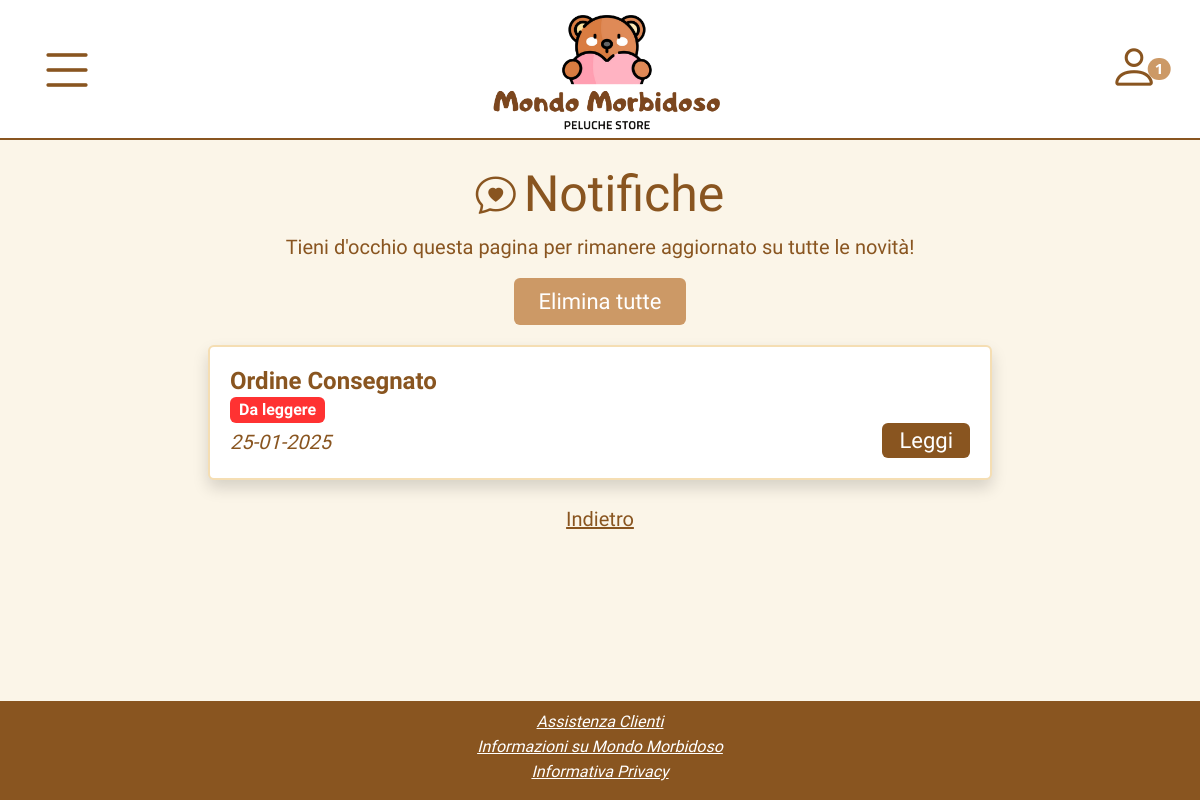
Before: /php/notifiche.php (signed in) with the older database file.
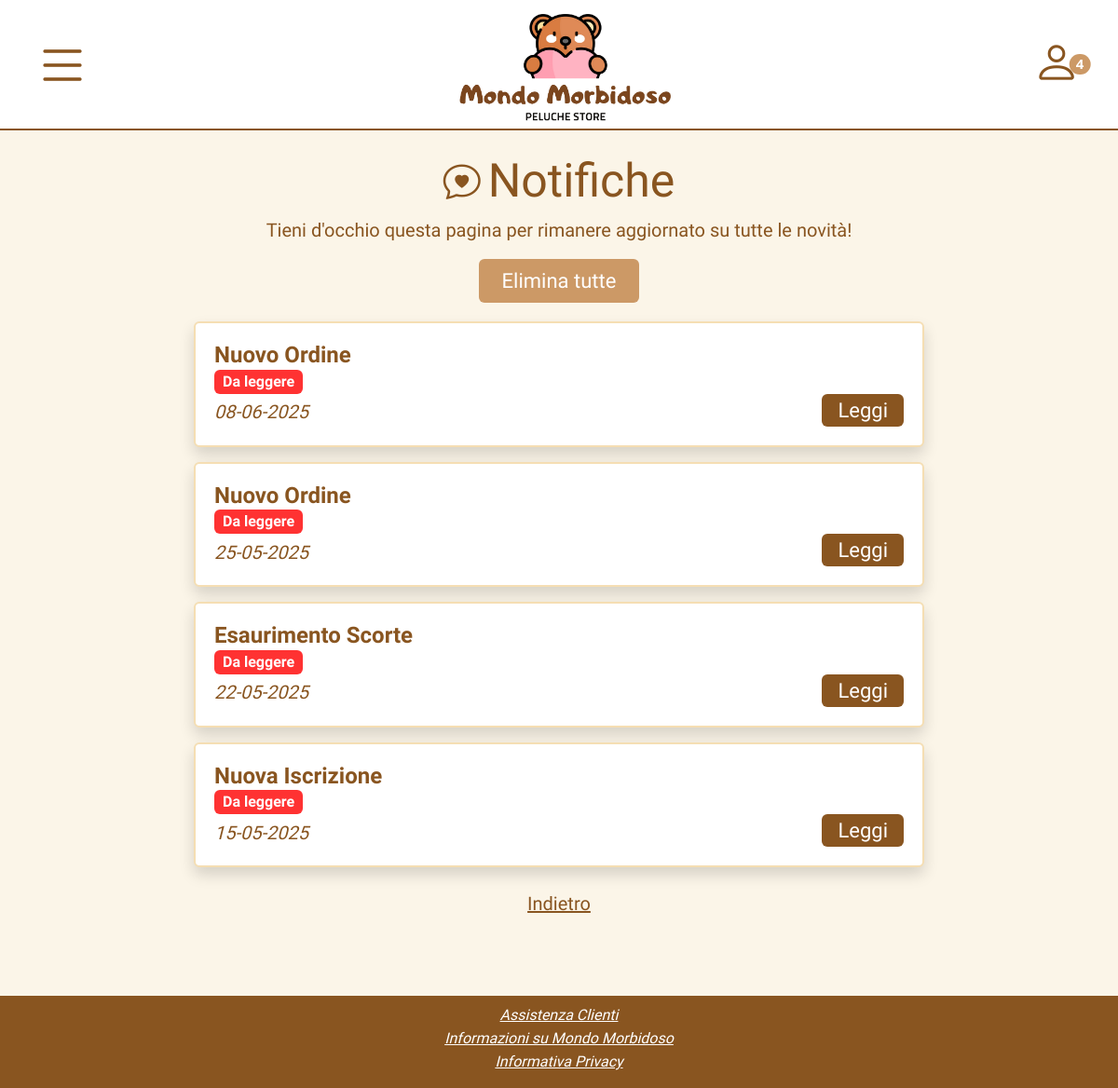
After: the same page with the newer database file.
### tables this page shows
create table NOTIFICA (
     Id_notifica INT not null auto_increment,
     Tipo_notifica VARCHAR(50) not null,
     Testo TEXT not null,
     Stato BOOLEAN not null default 0,
     Giorno DATE not null,
     E_mail VARCHAR(100) not null,
     primary key (Id_notifica),
     foreign key (E_mail) references UTENTE(E_mail) ON UPDATE CASCADE ON DELETE CASCADE);

### php/notifiche.php (called while the page is built, shortened)
<?php
require_once 'bootstrap.php';
if(isAdminLoggedIn()) {
    $nuovenotificheadmin = $dbhost->getUserNewMessages($_SESSION['utente']);
}
$templateParams["categorie"] = $dbhost->getCategories();
$templateParams["titolo"] = "Mondo Morbidoso - Notifiche";
$templateParams["nome"] = "notificheC.php";
$templateParams["carrello"] = $dbhost->getCartProducts($_SESSION["utente"]);
$templateParams["notifiche"] = $dbhost->getUserMessages($_SESSION["utente"]);
require_once '../template/base.php';
?>

### utilities/functions.php (called while the page is built, shortened)
<?php
function getFormattedDate($data) {
    return DateTime::createFromFormat('Y-m-d', $data)->format('d-m-Y');
}
function isAdminLoggedIn() {
    return isset($_SESSION['utente']) && isset($_SESSION['admin']) && $_SESSION['admin'];
}
?>

### db/database.php (called while the page is built, shortened)
<?php
class DatabaseHelper {
    private $db;
    public function __construct($servername, $username, $password, $dbname, $port) {
        $this->db = new mysqli($servername, $username, $password, $dbname, $port);
    }
    public function getCategories() {
        $stmt = $this->db->prepare("SELECT * FROM categoria");
        $stmt->execute();
        $result = $stmt->get_result();
        return $result->fetch_all(MYSQLI_ASSOC);
    }
    public function getCartProducts($email) {
        $query = "SELECT c.E_mail, c.Id_prodotto, c.Quantita, p.Nome, p.Immagine, p.Scorta, p.Prezzo, p.Prezzo_punti FROM carrello c, prodotto p WHERE c.E_mail=? AND c.Id_prodotto = p.Id_prodotto";
        $stmt = $this->db->prepare($query);
        $stmt->bind_param('s', $email);
        $stmt->execute();
        $result = $stmt->get_result();
        return $result->fetch_all(MYSQLI_ASSOC);
    }
    public function getUserMessages($email) {
        $query = "SELECT * FROM notifica WHERE E_mail = ? ORDER BY Giorno DESC";
        $stmt = $this->db->prepare($query);
        $stmt->bind_param('s', $email);
        $stmt->execute();
        $result = $stmt->get_result();
        return $result->fetch_all(MYSQLI_ASSOC);
    }
    public function getUserNewMessages($email) {
        $query = "SELECT COUNT(*) AS nuovenotifiche FROM notifica WHERE E_mail = ? AND Stato = 0";
        $stmt = $this->db->prepare($query);
        $stmt->bind_param('s', $email);
        $stmt->execute();
        $result = $stmt->get_result();
        $row = $result->fetch_assoc();
        return $row["nuovenotifiche"];
    }
}
?>

### php/bootstrap.php (called while the page is built, shortened)
<?php
require_once("../utilities/functions.php");
require_once("../db/database.php");
$dbhost = new DatabaseHelper("localhost", "root", "", "morbidoso", 3306);
?>

### template/notificheC.php (the view, shortened to what the changed rows need)
<div class="container mt-4 ps-4 pe-4 cont-notifiche">
    <div class="d-flex align-items-center justify-content-center gap-2">
        <h1 class="title mb-0">Notifiche</h1>
    </div>
    <?php if(count($templateParams["notifiche"]) == 0): ?>
        <div class="card shadow card-border ms-2 me-2 p-2">
            <div class="card-body">
                <p class="text-italic">Nessuna nuova notifica!</p>
            </div>
        </div>
    <?php else: ?>
        <?php foreach($templateParams["notifiche"] as $notifica): ?>
            <div class="container mb-3 ps-1 pe-1">
                <div class="card shadow card-border p-1">
                    <div class="card-body">
                        <h2 class="text text-start fw-bold mb-0"><?php echo $notifica["Tipo_notifica"] ?></h2>
                        <?php if($notifica["Stato"] == 0): ?>
                            <span class="btn button-black fw-bold pt-0 pb-0 ps-2 pe-2 nuova-notifica">Da leggere</span>
                        <?php else: ?>
                            <span class="btn button-black fw-bold pt-0 pb-0 ps-2 pe-2 notifica-letta">Letta</span>
                        <?php endif; ?>
                        <div class="d-flex justify-content-between align-items-center">
                            <p class="mt-1 mb-0 text-italic text-start"><?php echo getFormattedDate($notifica["Giorno"]) ?></p>
                            <button type="button" class="btn button ps-3 pe-3 pt-0 pb-0 leggi-notifica">Leggi</button>
                        </div>
                    </div>
                </div>
            </div>
        <?php endforeach; ?>
    <?php endif; ?>
</div>

### template/base.php (shortened to what the changed rows need)
<!DOCTYPE html>
<html lang="it">
<head>
    <link href="https://cdn.jsdelivr.net/npm/bootstrap@5.3.3/dist/css/bootstrap.min.css" rel="stylesheet">
    <link href="https://cdn.jsdelivr.net/npm/bootstrap-icons/font/bootstrap-icons.css" rel="stylesheet">
    <link rel="stylesheet" type="text/css" href="../css/style.css?v=117" />
</head>
<body>
    <header>
        <?php if(isAdminLoggedIn()): ?>
            <a href="../php/account.php" class="btn position-relative user pe-3 ps-1 button-empty">
                <span class="bi bi-person" aria-hidden="true"></span>
                <span class="position-absolute top-50 start-60 translate-middle badge rounded-pill user-badge">
                    <?php echo $nuovenotificheadmin ?>
                </span>
            </a>
        <?php endif; ?>
    </header>
    <main>
        <?php
        require($templateParams["nome"]);
        ?>
    </main>
</body>
</html>

Changed rows visible on the page:
added notifica: Tipo_notifica "Nuovo Ordine", Stato "Da leggere", Giorno "08-06-2025"
now on this page (row edited): notifica: Tipo_notifica "Nuovo Ordine", Stato "Da leggere", Giorno "25-05-2025"
changed notifica: Tipo_notifica "Ordine Consegnato" → "Esaurimento Scorte"; Giorno "25-01-2025" → "22-05-2025"
added notifica: Tipo_notifica "Nuova Iscrizione", Stato "Da leggere", Giorno "15-05-2025"
Other visible differences:
$nuovenotificheadmin: "1" → "4"
